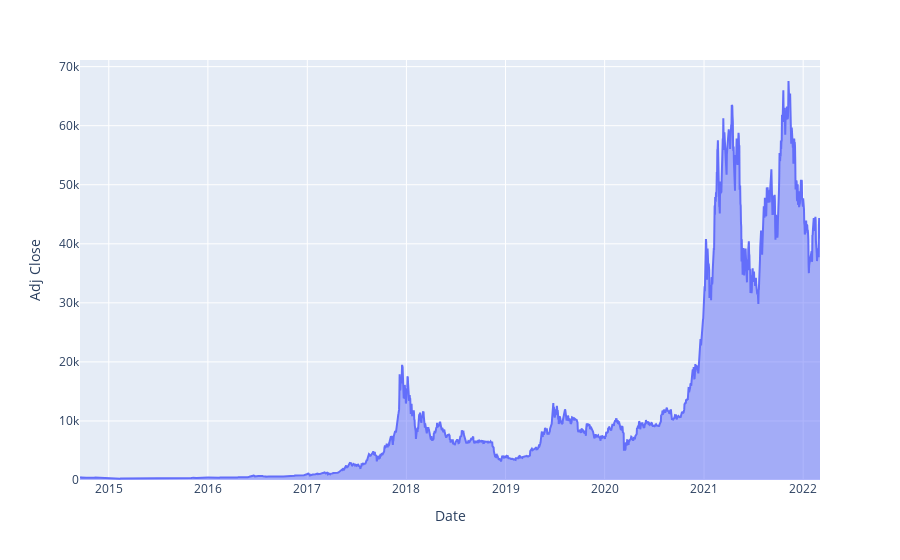

This figure's notebook cell:
### Code cell
# Visualitation 
px.area(btc,
        x=btc.index,
        y='Adj Close')

### Figure 1 — Plotly figure (JSON) as saved in the notebook; plotly's stock layout.template omitted (floating-point values rounded to 4 significant figures; data arrays with more than 128 entries replaced by an {"elided": "..."} marker saying what was removed)
{"data": [{"hovertemplate": "Date=%{x}<br>Adj Close=%{y}<extra></extra>", "legendgroup": "", "line": {"color": "#636efa"}, "marker": {"symbol": "circle"}, "mode": "lines", "name": "", "orientation": "v", "showlegend": false, "stackgroup": "1", "type": "scatter", "x": {"elided": "2726 str values"}, "xaxis": "x", "y": {"elided": "2726 float values"}, "yaxis": "y"}], "layout": {"legend": {"tracegroupgap": 0}, "margin": {"t": 60}, "xaxis": {"anchor": "y", "domain": [0, 1], "title": {"text": "Date"}}, "yaxis": {"anchor": "x", "domain": [0, 1], "title": {"text": "Adj Close"}}}}
